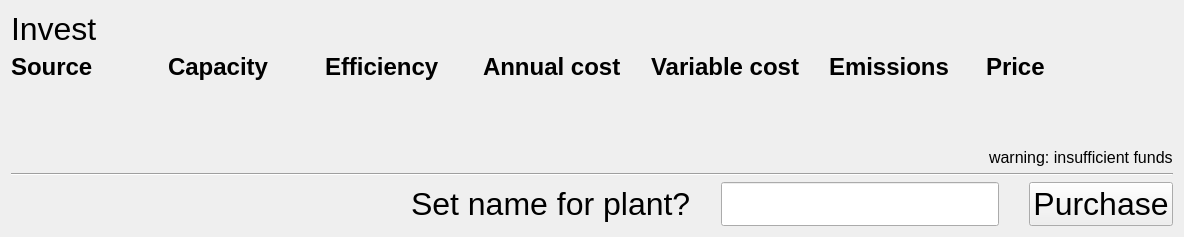
            <widget class="QWidget" name="page_invest">
             <layout class="QVBoxLayout" name="verticalLayout_20">
              <item>
               <widget class="QLabel" name="invest_window_title">
                <property name="font">
                 <font>
                  <pointsize>24</pointsize>
                 </font>
                </property>
                <property name="text">
                 <string>Invest</string>
                </property>
               </widget>
              </item>
              <item>
               <layout class="QGridLayout" name="invest_gridLayout">
                <property name="horizontalSpacing">
                 <number>30</number>
                </property>
                <property name="verticalSpacing">
                 <number>10</number>
                </property>
                <item row="0" column="2">
                 <widget class="QLabel" name="label_56">
                  <property name="font">
                   <font>
                    <pointsize>18</pointsize>
                    <weight>75</weight>
                    <bold>true</bold>
                   </font>
                  </property>
                  <property name="text">
                   <string>Efficiency</string>
                  </property>
                 </widget>
                </item>
                <item row="0" column="7">
                 <widget class="QLabel" name="invest_label_spacerRadiobutton">
                  <property name="maximumSize">
                   <size>
                    <width>30</width>
                    <height>16777215</height>
                   </size>
                  </property>
                  <property name="text">
                   <string/>
                  </property>
                 </widget>
                </item>
                <item row="0" column="1">
                 <widget class="QLabel" name="label_54">
                  <property name="font">
                   <font>
                    <pointsize>18</pointsize>
                    <weight>75</weight>
                    <bold>true</bold>
                   </font>
                  </property>
                  <property name="text">
                   <string>Capacity</string>
                  </property>
                 </widget>
                </item>
                <item row="0" column="3">
                 <widget class="QLabel" name="label_57">
                  <property name="font">
                   <font>
                    <pointsize>18</pointsize>
                    <weight>75</weight>
                    <bold>true</bold>
                   </font>
                  </property>
                  <property name="text">
                   <string>Annual cost</string>
                  </property>
                 </widget>
                </item>
                <item row="0" column="6">
                 <widget class="QLabel" name="label_3">
                  <property name="font">
                   <font>
                    <pointsize>18</pointsize>
                    <weight>75</weight>
                    <bold>true</bold>
                   </font>
                  </property>
                  <property name="text">
                   <string>Price</string>
                  </property>
                 </widget>
                </item>
                <item row="0" column="0">
                 <widget class="QLabel" name="label_59">
                  <property name="font">
                   <font>
                    <pointsize>18</pointsize>
                    <weight>75</weight>
                    <bold>true</bold>
                   </font>
                  </property>
                  <property name="text">
                   <string>Source</string>
                  </property>
                  <property name="textInteractionFlags">
                   <set>Qt::LinksAccessibleByMouse</set>
                  </property>
                 </widget>
                </item>
                <item row="0" column="4">
                 <widget class="QLabel" name="label_58">
                  <property name="font">
                   <font>
                    <pointsize>18</pointsize>
                    <weight>75</weight>
                    <bold>true</bold>
                   </font>
                  </property>
                  <property name="text">
                   <string>Variable cost</string>
                  </property>
                 </widget>
                </item>
                <item row="0" column="5">
                 <widget class="QLabel" name="label_60">
                  <property name="font">
                   <font>
                    <pointsize>18</pointsize>
                    <weight>75</weight>
                    <bold>true</bold>
                   </font>
                  </property>
                  <property name="text">
                   <string>Emissions</string>
                  </property>
                 </widget>
                </item>
               </layout>
              </item>
              <item>
               <layout class="QVBoxLayout" name="invest_verticalLayout_emptyList"/>
              </item>
              <item>
               <spacer name="verticalSpacer_4">
                <property name="orientation">
                 <enum>Qt::Vertical</enum>
                </property>
                <property name="sizeHint" stdset="0">
                 <size>
                  <width>20</width>
                  <height>40</height>
                 </size>
                </property>
               </spacer>
              </item>
              <item>
               <spacer name="horizontalSpacer_5">
                <property name="orientation">
                 <enum>Qt::Horizontal</enum>
                </property>
                <property name="sizeHint" stdset="0">
                 <size>
                  <width>40</width>
                  <height>20</height>
                 </size>
                </property>
               </spacer>
              </item>
              <item>
               <layout class="QHBoxLayout" name="horizontalLayout_16">
                <property name="topMargin">
                 <number>0</number>
                </property>
                <item>
                 <spacer name="horizontalSpacer_11">
                  <property name="orientation">
                   <enum>Qt::Horizontal</enum>
                  </property>
                  <property name="sizeHint" stdset="0">
                   <size>
                    <width>40</width>
                    <height>20</height>
                   </size>
                  </property>
                 </spacer>
                </item>
                <item>
                 <widget class="QLabel" name="invest_label_warning">
                  <property name="font">
                   <font>
                    <pointsize>12</pointsize>
                   </font>
                  </property>
                  <property name="text">
                   <string>warning: insufficient funds</string>
                  </property>
                 </widget>
                </item>
               </layout>
              </item>
              <item>
               <widget class="Line" name="line_14">
                <property name="orientation">
                 <enum>Qt::Horizontal</enum>
                </property>
               </widget>
              </item>
              <item>
               <layout class="QGridLayout" name="gridLayout_5">
                <property name="horizontalSpacing">
                 <number>30</number>
                </property>
                <property name="verticalSpacing">
                 <number>10</number>
                </property>
                <item row="0" column="3">
                 <widget class="QPushButton" name="invest_button_purchase">
                  <property name="font">
                   <font>
                    <pointsize>24</pointsize>
                   </font>
                  </property>
                  <property name="styleSheet">
                   <string notr="true">qwidget.setStyleSheet(&quot;QPushButton:checked { background-color: rgb(255, 108, 108); }&quot;)</string>
                  </property>
                  <property name="text">
                   <string>Purchase</string>
                  </property>
                  <property name="checkable">
                   <bool>false</bool>
                  </property>
                  <property name="checked">
                   <bool>false</bool>
                  </property>
                 </widget>
                </item>
                <item row="0" column="1" alignment="Qt::AlignRight">
                 <widget class="QLabel" name="label_72">
                  <property name="minimumSize">
                   <size>
                    <width>0</width>
                    <height>0</height>
                   </size>
                  </property>
                  <property name="font">
                   <font>
                    <pointsize>24</pointsize>
                   </font>
                  </property>
                  <property name="text">
                   <string>Set name for plant?</string>
                  </property>
                 </widget>
                </item>
                <item row="0" column="0">
                 <spacer name="horizontalSpacer_4">
                  <property name="orientation">
                   <enum>Qt::Horizontal</enum>
                  </property>
                  <property name="sizeType">
                   <enum>QSizePolicy::Maximum</enum>
                  </property>
                  <property name="sizeHint" stdset="0">
                   <size>
                    <width>400</width>
                    <height>20</height>
                   </size>
                  </property>
                 </spacer>
                </item>
                <item row="0" column="2">
                 <widget class="QLineEdit" name="invest_lineEdit_setName">
                  <property name="maximumSize">
                   <size>
                    <width>300</width>
                    <height>16777215</height>
                   </size>
                  </property>
                  <property name="font">
                   <font>
                    <pointsize>24</pointsize>
                   </font>
                  </property>
                  <property name="maxLength">
                   <number>20</number>
                  </property>
                  <property name="readOnly">
                   <bool>false</bool>
                  </property>
                  <property name="placeholderText">
                   <string/>
                  </property>
                  <property name="clearButtonEnabled">
                   <bool>true</bool>
                  </property>
                 </widget>
                </item>
               </layout>
              </item>
             </layout>
            </widget>
